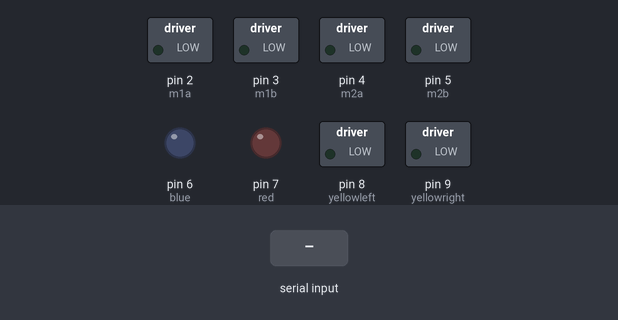
Simulated run of this sketch. Board: Arduino Uno, built with avr-gcc and run on an emulated ATmega328P. Parts: switched loads named in the sketch (green lamp = pin HIGH), output pins drawn as LEDs (lit = HIGH). The inputs (shaded band) are chosen by the test bench. What the sketch prints to the serial monitor is not drawn.

Above: at 1.2 s.
1.3 s: "B" received over the second serial link
At 3.0 s:
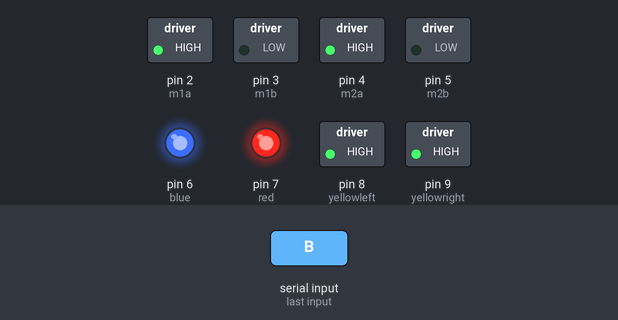
3.6 s: "F" received over the second serial link
At 4.2 s:
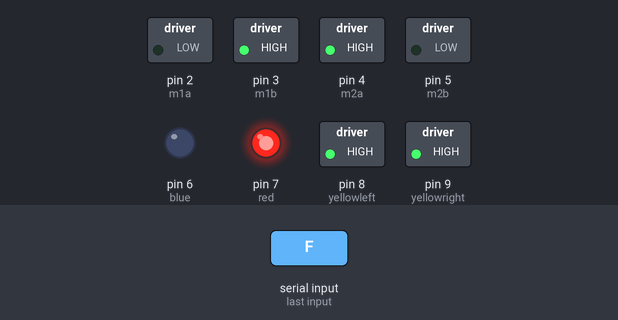
5.1 s: "L" received over the second serial link
At 6.3 s:
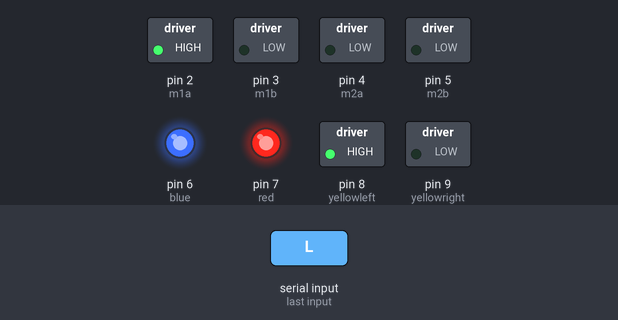
6.6 s: "R" received over the second serial link
At 7.7 s:
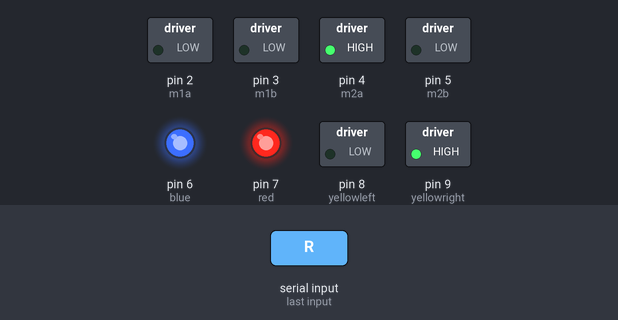
8.1 s: "S" received over the second serial link
At 8.8 s:
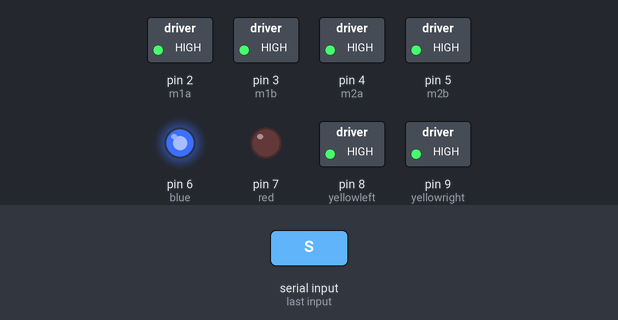
9.6 s: "B" received over the second serial link
At 9.9 s:
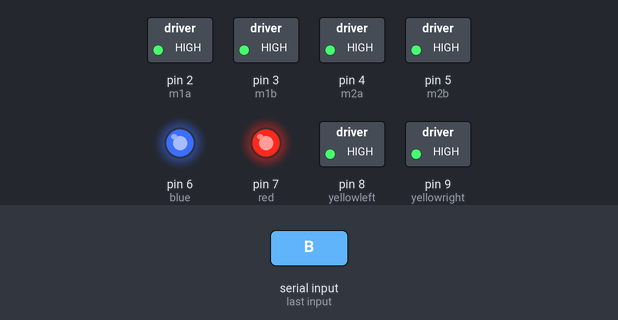
Timing chart, 0 to 12.6 s (numbered marks = the images above; inputs shaded):
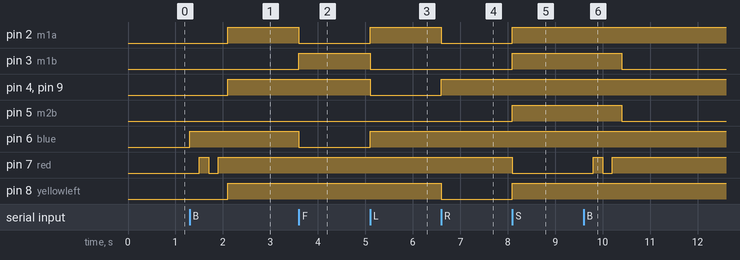

The sketch:

agv_motors_and_light.ino
```cpp
#include<SoftwareSerial.h>
SoftwareSerial BTSerial(10,11);
int m1a = 2;
int m1b = 3;
int m2a = 4;
int m2b = 5;
//
int blue=6;
int red=7;
int yellowleft=8;
int yellowright=9;
char Switchstate;

void setup() {
  // put your setup code here, to run once:
Serial.begin(9600);
BTSerial.begin(9600);
pinMode(m1a, OUTPUT);
pinMode(m1b, OUTPUT);
pinMode(m2a, OUTPUT);
pinMode(m2b, OUTPUT);
//
pinMode(blue,OUTPUT);   //left motors forward
pinMode(red,OUTPUT);   //left motors reverse
pinMode(yellowleft,OUTPUT);   //right motors forward
pinMode(yellowright,OUTPUT);   //right motors reverse
}

void loop() {
  // put your main code here, to run repeatedly:
if(Serial.available()>0)

{

  Switchstate=Serial.read();
  BTSerial.write(Switchstate);


  }

if(BTSerial.available()>0)

{

  Switchstate=BTSerial.read();
  Serial.write(Switchstate);


//FORWARD
if (Switchstate == 'F')
{
  digitalWrite(blue,LOW);
  digitalWrite(red,HIGH);
  digitalWrite(yellowleft,HIGH);
  digitalWrite(yellowright,HIGH);

  //
  digitalWrite(m1a,LOW);
  digitalWrite(m1b,HIGH);
  //digitalWrite(m2a,LOW);
  digitalWrite(m2b,LOW);

}
 //BACKWARD
 if(Switchstate == 'B')
{
  digitalWrite(blue,HIGH);
  digitalWrite(red,LOW);
  delay(200);
  digitalWrite(red,HIGH);
   delay(200);
  digitalWrite(red,LOW);
   delay(200);
  digitalWrite(red,HIGH);
   delay(200);
  digitalWrite(yellowleft,HIGH);
  digitalWrite(yellowright,HIGH);
  //
  digitalWrite(m1a,HIGH);
  digitalWrite(m1b,LOW);
  digitalWrite(m2a,HIGH);
  digitalWrite(m2b,LOW);

}
 //LEFT
 if(Switchstate == 'L')
{
   digitalWrite(blue,HIGH);
    digitalWrite(red,HIGH);
  digitalWrite(yellowleft,HIGH);
  digitalWrite(yellowright,LOW);

  //
  digitalWrite(m1a,HIGH);
  digitalWrite(m1b,LOW);
  digitalWrite(m2a,LOW);
  digitalWrite(m2b,LOW);

}
  //RIGHT
  if(Switchstate == 'R')
{
 digitalWrite(blue,HIGH);
  digitalWrite(red,HIGH);
  digitalWrite(yellowleft,LOW);
  digitalWrite(yellowright,HIGH);

  //
  digitalWrite(m1a,LOW);
  digitalWrite(m1b,LOW);
  digitalWrite(m2a,HIGH);
  digitalWrite(m2b,LOW);

}
 if(Switchstate == 'S'){      //STOP (all motors stop)
   digitalWrite(blue,HIGH);
  digitalWrite(red,LOW);
  digitalWrite(yellowleft,HIGH);
  digitalWrite(yellowright,HIGH);

  digitalWrite(m1a,HIGH);
  digitalWrite(m1b,HIGH);
  digitalWrite(m2a,HIGH);
  digitalWrite(m2b,HIGH);

}

  }
}
```

Measured:
- after the input at 1.3 s, pin 2 (m1a), pin 4 (m2a), pin 8 (yellowleft), pin 9 (yellowright): LOW → HIGH after 0.80 s; pin 6 (blue): LOW → HIGH at once; pin 7 (red): LOW → HIGH after 0.20 s, → LOW 0.20 s later, → HIGH 0.20 s later
- after the input at 3.6 s, pin 2 (m1a), pin 6 (blue): HIGH → LOW at once; pin 3 (m1b): LOW → HIGH at once
- after the input at 5.1 s, pin 2 (m1a), pin 6 (blue): LOW → HIGH at once; pin 3 (m1b), pin 4 (m2a), pin 9 (yellowright): HIGH → LOW at once
- after the input at 6.6 s, pin 2 (m1a), pin 8 (yellowleft): HIGH → LOW at once; pin 4 (m2a), pin 9 (yellowright): LOW → HIGH at once
- after the input at 8.1 s, pin 2 (m1a), pin 3 (m1b), pin 5 (m2b), pin 8 (yellowleft): LOW → HIGH at once; pin 7 (red): HIGH → LOW at once
- after the input at 9.6 s, pin 3 (m1b), pin 5 (m2b): HIGH → LOW after 0.80 s; pin 7 (red): LOW → HIGH after 0.20 s, → LOW 0.20 s later, → HIGH 0.20 s later
